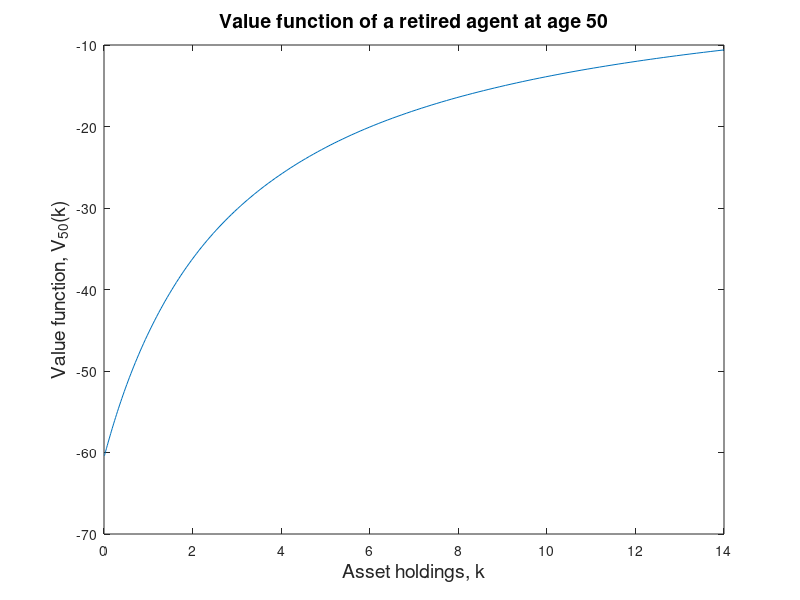
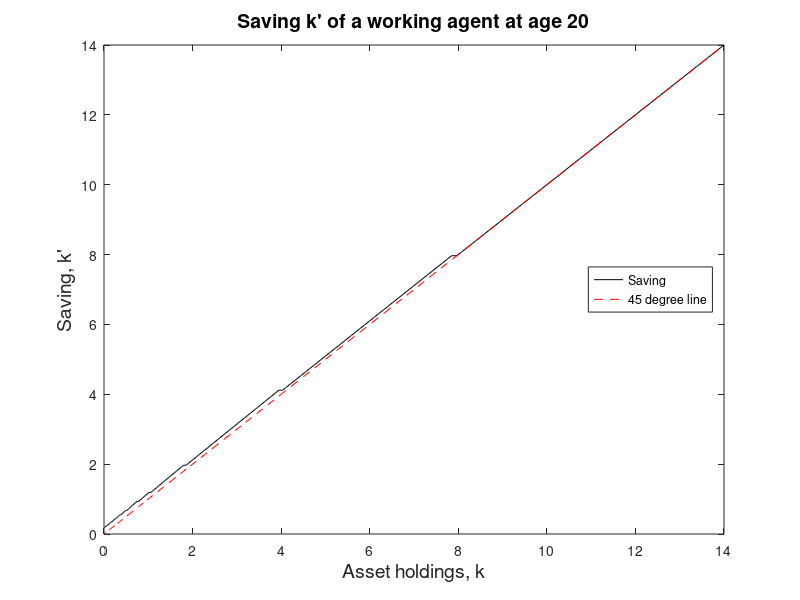

Reproduce these figures in MATLAB, in order. (Note: a time limit stopped this script after it produced the figures.)
% pause('on')

clear;
clc;
close all;

cd 'C:\Users\19195\OneDrive\Documents\University of Wisconsin\First Year\Fall Classes\Econ 712\Problem Sets\PS5'

% Pavel Brendler, Anton Babkin, 10/9/15.
% Modified by Jason Choi, 10/18/18.
% Modified by Sarah Bass, 10/4/20.

% This program evaluates macroeconomic consequences of eliminating social security in the U.S.
% The model is a simplified version of the model by Conesa and Krueger (1999).

% You are asked to understand the logic of the code, complete the missing parts
% and use it to run a policy experiment.
% Look for these comments: % <------------------- YOUR CODE GOES HERE

% This code is not written very efficiently, so it is not fast.
% Instead, it is very explicit, so that you can follow and understand it easier.

%%%%%%%%%%%%%%%%%%%%%%%%%%%%%%%%%%%%%%%%%%%%%%%%%%%%%%%%%%%%%%%%%%%%%%%%%%
% Parameters
%%%%%%%%%%%%%%%%%%%%%%%%%%%%%%%%%%%%%%%%%%%%%%%%%%%%%%%%%%%%%%%%%%%%%%%%%%

% Demographics
J=66;                       % life-span
JR=46;                      % age of retirement
tR=J-JR+1;                  % length of retirement
tW=JR-1;                    % length of working life
n=0.011;                    % Population growth

% Preferences
beta=0.97;                  % discount factor
sigma=2;                    % coefficient of relative risk aversion
gamma=0.42;                 % weight on consumption

% Production
alpha=0.36;                 % production elasticity of capital
delta=0.06;                 % rate of depreciation

% Social Security tax rate
% tau=0.11; % Use this for model with SS
%tau=0;   % Use this for model without SS


% Measure of each generation
mass=ones(J,1);
for ik0=2:J
    mass(ik0)=mass(ik0-1)/(1+n);
end

% Normalized measure of each generation (sums up to 1)
mass=mass/sum(mass);

% Age-efficiency profile
e = zeros(tW,1);
e(1:11) = linspace(0.6, 1, 11);
e(11:21) = linspace(1, 1.08, 11);
e(21:31) = linspace(1.08, 1.12, 11);
e(31:41) = linspace(1.12, 1.06, 11);
e(41:45) = linspace(1.06, 1.02, 5);

%  Capital grid
%  Be careful when setting maxkap across experiments! This value should not be binding!
%  To see if it's binding, check the optimal capital decision kp(k) of
%  every cohort.
%  If you have problems with convergence, increasing nk might help.

maxkap = 14;                                % maximum value of capital grid
minkap = 0.01;                             % minimum value of capital grid
nk=180;                                    % number of grid points
inckap=(maxkap-minkap)/(nk-1).^2;          % distance between points
aux=1:nk;
kap= minkap+inckap*(aux-1).^2;             % capital grid
% This formula makes a non-uniform grid with more density at lower range.

neg=-1e10;                              % very small number


%%%%%%%%%%%%%%%%%%%%%%%%%%%%%%%%%%%%%%%%%%%%%%%%%%%%%%%%%%%%%%%%%%%%%%%%%
% Initial guesses for interest rate, wages and pension benefits
% Comment out the appropriate lines!

% % Social Security
% K0=3.1392;
% L0=0.3496;

% No Social Security
%K0=3.9288;
%L0= 0.3663;


%%%%%%%%%%%%%%%%%%%%%%%%%%%%%%%%%%%%%%%%%%%%%%%%%%%%%%%%%%%%%%%%
%% Loop over capital and labor
%%%%%%%%%%%%%%%%%%%%%%%%%%%%%%%%%%%%%%%%%%%%%%%%%%%%%%%%%%%%%%%%
for tau = [0.11 0] 
    
    if tau > 1e-5
        K0=3.1392;
        L0=0.3496;
    else 
        K0=3.9288;
        L0= 0.3663;
    end
    
    tolk=1e-3;              % Numerical tolerance for capital
    tollab=1e-3;            % Numerical tolerance for labor
    nq=100;                 % Max number of iterations

    q=0;                    % Counter for iterations
    
    K1=K0+10;
    L1=L0+10;

    fprintf('\nComputing equilibrium prices... \n');
    
    while q<nq && (abs(K1-K0)>tolk || abs(L1-L0)>tollab)

        q=q+1;

        fprintf('\nIteration %g out of %g \n',q,nq);

        % Prices
        r0 = alpha*(K0^(alpha-1))*(L0^(1-alpha)) - delta; % <------------------- YOUR CODE GOES HERE
        w0 = (1-alpha)*(K0^alpha)*(L0^(-1*alpha));% <------------------- YOUR CODE GOES HERE

        % Pension benefit
        b =  (tau)*L0*w0/(sum(mass(JR:J)));% <------------------- YOUR CODE GOES HERE

        %%%%%%%%%%%%%%%%%%%%%%%%%%%%%%%%%%%%%%%%%%%%%%%%%%%%%%%%%%%%
        % BACKWARD INDUCTION
        %%%%%%%%%%%%%%%%%%%%%%%%%%%%%%%%%%%%%%%%%%%%%%%%%%%%%%%%%%%%

        % Initialization
        v=zeros(nk,J);                          % value function of agents
        kapopt=ones(nk,J);                      % optimal savings of agents
        % (store INDEX of k' in capital grid, not k' itself!)
        labopt=ones(nk,tW);                     % optimal labor supply


        % Retired households

        % Last period utility
        cons=(1+r0)*kap+b;                    % last period consumption (vector!)
        util=(cons.^(1-sigma))/(1-sigma);       % last period utility (vector!)
        v(:,J)=util;                            % last period indirect utility (vector!)

        for j=J-1:-1:tW+1 % age
            for ik0=1:nk        % assets today

                % Initialize right-hand side of Bellman equation
                vmin=neg;
                ik1=0;

                % Loop over all k's in the capital grid to find the value,
                % which gives max of the right-hand side of Bellman equation

                while ik1<nk  	% assets tomorrow
                    ik1=ik1+1;
                    kap0=kap(ik0); % current asset holdings
                    kap1=kap(ik1); % future asset holdings

                    % Instantaneous utility
                    cons =  b+ (1+r0)*kap0 - kap1; % <------------------- YOUR CODE GOES HERE !!

                    if cons<=0
                        util=neg;
                    else
                        util =  (cons^(1-sigma))/(1-sigma);% <------------------- YOUR CODE GOES HERE !!
                    end

                    % Right-hand side of Bellman equation
                    v0 = util + beta*v(ik1,j+1); % <------------------- YOUR CODE GOES HERE !!

                    % Store indirect utility and optimal saving
                    if v0>vmin
                        v(ik0,j)=v0;
                        kapopt(ik0,j)=ik1;
                        vmin=v0;
                    end
                end
            end
        end

        % Working households
        for j=tW:-1:1           % age
            for ik0=1:nk          % assets today

                % Initialize right-hand side of Bellman equation
                vmin=neg;
                ik1=0;

                % Loop over all k's in the capital grid to find the value,
                % which gives max of the right-hand side of Bellman equation

                while ik1 < nk  	% assets tomorrow
                    ik1=ik1+1;

                    kap0=kap(ik0); % current asset holdings
                    kap1=kap(ik1); % future asset holdings

                    % Optimal labor supply
                    lab = (gamma*(1-tau)*e(j)*w0-(1-gamma)*((1+r0)*kap0 - kap1))/((1-tau)*e(j)*w0); % <------------------- YOUR CODE GOES HERE !!

                    % Check feasibility of labor supply
                    if lab>1
                        lab=1;
                    elseif lab<0
                        lab=0;
                    end

                    % Instantaneous utility
                    cons =  (1-tau)*w0*e(j)*lab+(1+r0)*kap0 - kap1; % <------------------- YOUR CODE GOES HERE !!

                    if cons<=0
                        util = neg;
                    else
                        util = (((cons^gamma)*(1-lab)^(1-gamma))^(1-sigma))/(1-sigma); % <------------------- YOUR CODE GOES HERE !!
                    end

                    % Right-hand side of Bellman equation
                    v0 = util + beta*v(ik1,j+1); % <------------------- YOUR CODE GOES HERE !!

                    % Store indirect utility, optimal saving and labor
                    if v0>vmin
                        v(ik0,j)=v0;
                        kapopt(ik0,j)=ik1;
                        labopt(ik0,j)=lab;
                        vmin=v0;
                    end
                end
            end
        end

        %%%%%%%%%%%%%%%%%%%%%%%%%%%%%%%%%%%%%%%%%%%%%%%%%%%%%%%%%%%%%%%%%%%%%%%%%%%%
        % Aggregate capital stock and employment                                  %
        %%%%%%%%%%%%%%%%%%%%%%%%%%%%%%%%%%%%%%%%%%%%%%%%%%%%%%%%%%%%%%%%%%%%%%%%%%%%

        % Initializations
        kgen=zeros(J,1);        % capital supply k(j+1) for each generation j
        ikgen=zeros(J,1);       % grid index of k(j+1)
        labgen=zeros(tW,1);     % labor supply l(j) for each generation j

        % Use decision rules to iteratively fill in kgen and labgen
        ik0 = 1;                % starting capital of j = 1, kap(ik0) = 0
        for j=1:J               % iterations over cohort
            % capital decision kp(k)
            ik1 = kapopt(ik0, j);
            ikgen(j) = ik1;
            kgen(j) = kap(ik1);

            % labor decision l(k)
            if j<=tW
                labgen(j) = labopt(ik0, j);
            end

            % update k = kp
            ik0 = ik1;
        end

        K1 = kgen' * mass;              % dot product of vectors
        L1 = (labgen .* e)' * mass(1:tW);      % dot product of vectors

        % Update the guess on capital and labor
        K0=0.9*K0+0.1*K1;
        L0=0.9*L0+0.1*L1;

        % Display results
        disp('  capital     labor   pension');
        disp([K0, L0, b]);
        disp('deviation-capital deviation-labor       ');
        disp([abs(K1-K0),  abs(L1-L0)]);
        
        if tau>1e-5 && q==1
            % Value function for a retired agent
            figure(1)
            age=50;
            plot(kap,v(:,age));
            xlabel('Asset holdings, k','FontSize',14);
            ylabel('Value function, V_{50}(k)','FontSize',14);
            title(['Value function of a retired agent at age ', num2str(age)],'FontSize',14)
            saveas(gcf,'value_func_retired.png')

            % Savings of a working agent
            figure(2)
            age=20;
            plot(kap,kap(kapopt(:,age)),'k-',kap,kap,'r--');
            xlabel('Asset holdings, k','FontSize',14);
            ylabel('Saving, k''','FontSize',14);
            legend('Saving','45 degree line','Location','East');
            title(['Saving k'' of a working agent at age ', num2str(age)],'FontSize',14)
            saveas(gcf,'assets_working.png')
        end
    end

    % Display equilibrium results
    disp('      K0         L0       w         r         b   ');
    disp([K0, L0, w0, r0, b]);
    
    % Check if any cohort wants to save on the upper bound of capital grid
    if sum(kgen == kap(end)) > 0
        disp('Capital decision on upper bound, increase!')
    end
    %% Saving Model Results
    if tau ~= 0
        res_ss = [K0, L0, w0, r0, b];
        % Solve the model with social security and
        save('ss.mat');
    elseif tau ==0
        res_noss = [K0, L0, w0, r0, b];
        % Solve the model without social security and
        save('no_ss.mat');
    end
end

%%%%%%%%%%%%%%%%%%%%%%%%%%%%%%%%%%%%%%%%%%%%%%%%%%%%%%%%%%%%%%%%%%%%%%%%%%%%%%%%%%%%%%%%%%%%%
%% Compare Model Results %% RUN THIS PART OF THE CODE AFTER YOU'VE SOLVED BOTH SS AND WITHOUT SS
%%%%%%%%%%%%%%%%%%%%%%%%%%%%%%%%%%%%%%%%%%%%%%%%%%%%%%%%%%%%%%%%%%%%%%%%%%%%%%%%%%%%%%%%%%%%%
clear all;

load('ss.mat','kgen','J');
kgen_ss=kgen;

load('no_ss.mat','kgen','J');
kgen_noss=kgen;

figure(3)
plot1=plot(20+1:20+J,kgen_ss,'b-',20+1:20+J,kgen_noss,'ro');
set(plot1,'LineWidth',1.5)
xlabel('(real-life) age','FontSize',14);
ylabel('wealth','FontSize',14);
AX=legend('with Social Security','without Social Security','Location','NorthWest');
LEG=findobj(AX,'type','text');
set(LEG,'FontSize',14);
saveas(gcf,'social_security.png')

% save figure to pdf
set(3, 'PaperSize', [5 5]);
set(3, 'PaperPositionMode', 'manual');
set(3, 'PaperPosition', [0 0 5 5]);
print(3, 'fig_wealth', '-dpdf');

%% Welfare comparison
clear all;

load('ss.mat','v','mass','ikgen','J','res_ss');

% Newborn generation
V1_ss = v(1,1);

% Aggregate welfare
V_ss = zeros(J,1);
V_ss(1) = v(1,1);
for j = 2:J
    ik0 = ikgen(j-1);
    V_ss(j) = v(ik0,j);
end
W_ss = V_ss' * mass;


load('no_ss.mat','v','mass','ikgen','J','res_noss');

% Newborn generation
V1_noss = v(1,1);

% Aggregate welfare
V_noss = zeros(J,1);
V_noss(1) = v(1,1);
for j = 2:J
    ik0 = ikgen(j-1);
    V_noss(j) = v(ik0,j);
end
W_noss = V_noss' * mass;

SS = [res_ss V1_ss W_ss]';
NOSS = [res_noss V1_noss W_noss]';
T = table(SS,NOSS);
T.Properties.RowNames = {'capital' 'labor' 'wage' 'interest' 'pension benefit' 'newborn welfare' 'aggregate welfare' };

table2latex(T)
